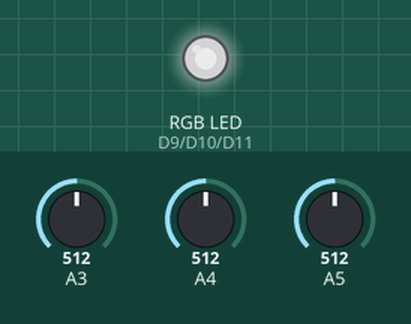
This sketch was run on a simulated Arduino Zero (SAMD21). On the bench: an RGB LED mixed from three pins (HIGH = lit). Inputs (shaded band) come from the test bench; at power-on: A3 = 512, A4 = 512, A5 = 512 (analog values on the 0–1023 scale). Dim RGB values are drawn brighter than linear.

Above: at 1.2 s.
1.3 s: A3 set to 716
At 2.5 s:
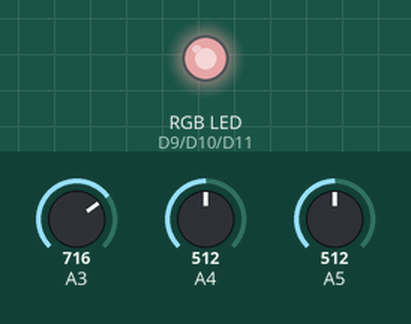
2.8 s: A4 set to 716
At 3.8 s:
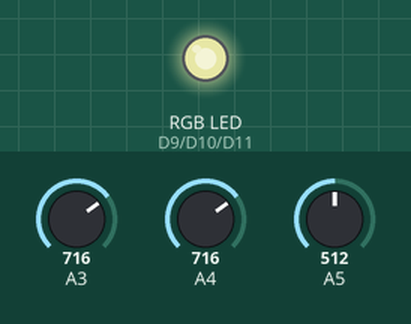
4.3 s: A5 set to 716
At 4.9 s:
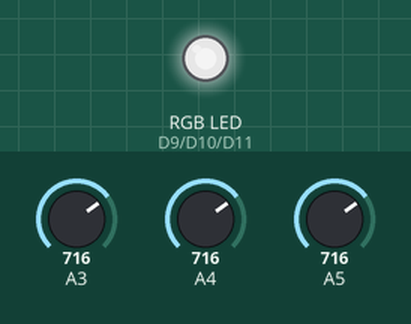
5.8 s: A3 set to 900
At 7.0 s:
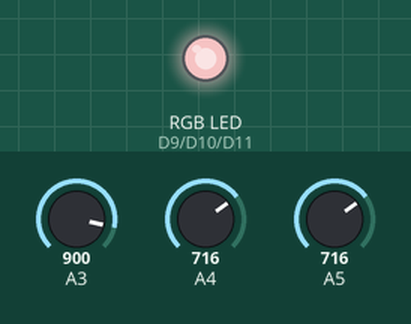
7.3 s: A4 set to 900
At 8.4 s:
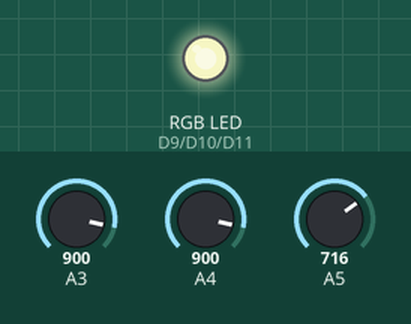
8.8 s: A5 set to 900
At 9.5 s:
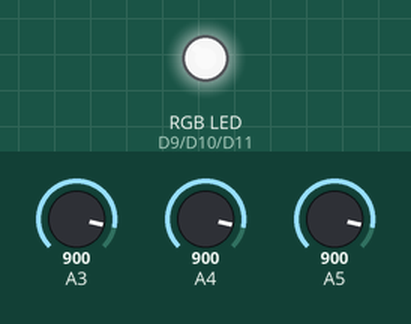
Timing chart, 0 to 11.3 s (numbered marks = the images above; inputs shaded):
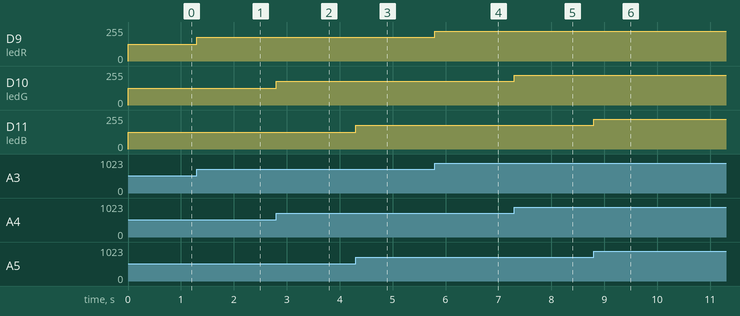

The sketch:

sketch_ControlLedByPotentiometer.ino
```cpp
int adcValueP1, adcValueP2, adcValueP3; // Define a variable to save ADC values of 3 potentiometers
int ledR = 9, ledG = 10, ledB = 11;

void setup() {
  pinMode(ledR, OUTPUT);
  pinMode(ledG, OUTPUT);
  pinMode(ledB, OUTPUT);

  analogReadResolution(14);

}

void loop() {

  // Read the values of the potentiometers
  // Range between 0-16383
  adcValueP1 = analogRead(A3);
  adcValueP2 = analogRead(A4);
  adcValueP3 = analogRead(A5);

  analogWrite(ledR, map(adcValueP1, 0, 16383, 0, 255));
  analogWrite(ledG, map(adcValueP2, 0, 16383, 0, 255));
  analogWrite(ledB, map(adcValueP3, 0, 16383, 0, 255));
} 
```

Measured:
- after the input at 1.3 s, D9 (ledR): 127/255 → 178/255 at once
- after the input at 2.8 s, D10 (ledG): 127/255 → 178/255 at once
- after the input at 4.3 s, D11 (ledB): 127/255 → 178/255 at once
- after the input at 5.8 s, D9 (ledR): 178/255 → 224/255 at once
- after the input at 7.3 s, D10 (ledG): 178/255 → 224/255 at once
- after the input at 8.8 s, D11 (ledB): 178/255 → 224/255 at once
